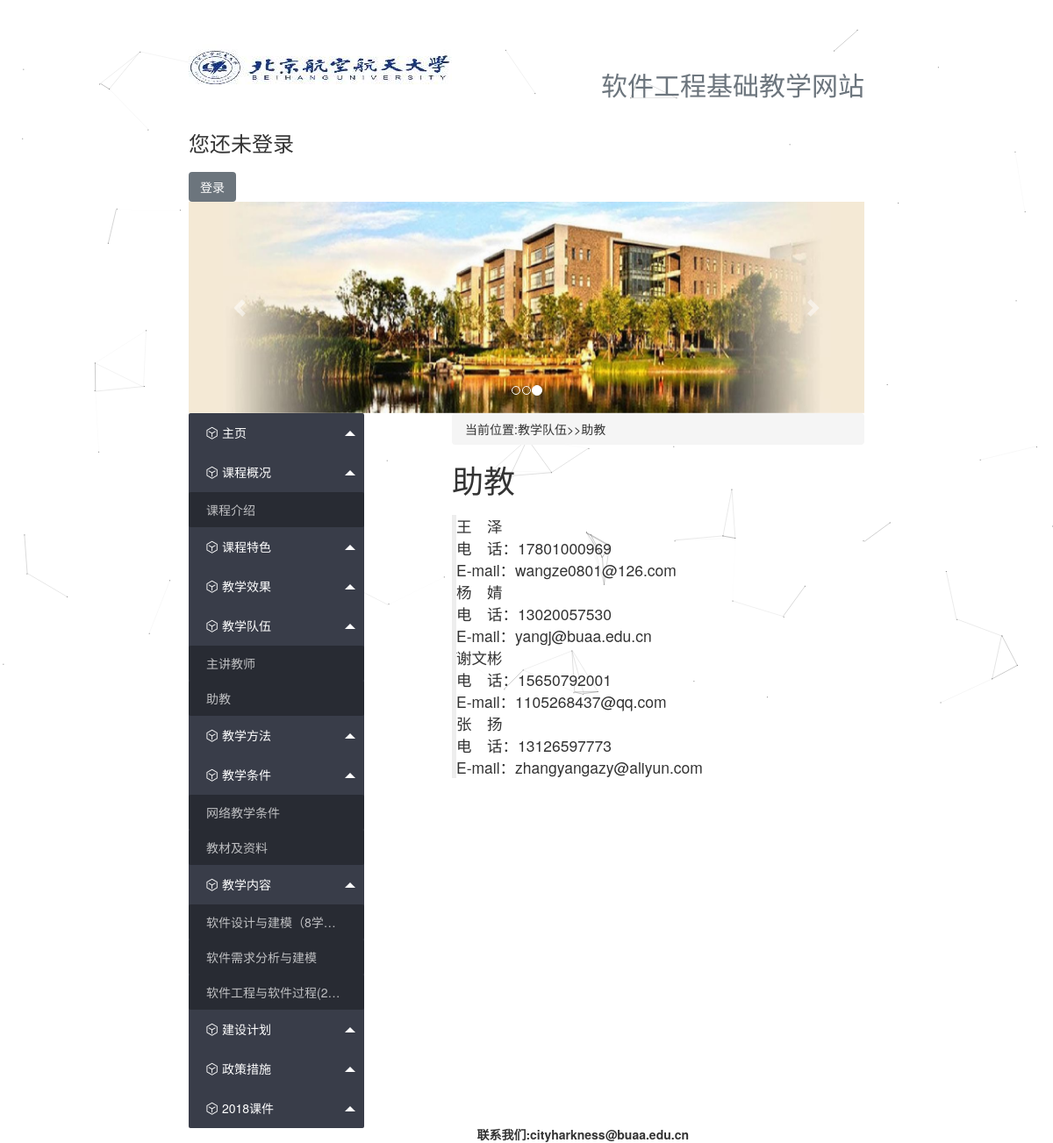
The app's page /mainview/助教 with its own data.
### app1/models.py (models this page shows, shortened)
class Category(models.Model):
    name = models.CharField(max_length=40, verbose_name=u'名称')
    parent = models.ForeignKey('self', default=None, blank=True, null=True,
                               verbose_name=u'上级分类', on_delete=models.CASCADE)
    href = models.CharField(max_length=200, verbose_name=u'链接', blank=True, null=True)
    rank = models.IntegerField(default=0, verbose_name=u'排序')
    status = models.IntegerField(default=0, choices=STATUS.items(), verbose_name=u'状态')
    create_time = models.DateTimeField(u'创建时间', auto_now_add=True)
    class Meta:
        verbose_name_plural = verbose_name = u'分类'
        ordering = ['rank', '-create_time']
    def __unicode__(self):
        if self.parent:
            return '%s>>%s' % (self.parent, self.name)
        else:
            return '%s' % (self.name)
    __str__ = __unicode__

class Article(models.Model):
    text_type_choices = {
        ('h5', 'HTML5'),
        ('md', 'markdown'),
    }
    author = models.ForeignKey(settings.AUTH_USER_MODEL, verbose_name=u'作者', on_delete=models.CASCADE)
    category = models.ForeignKey(Category, verbose_name=u'分类', on_delete=models.CASCADE)
    title = models.CharField(max_length=100, verbose_name=u'标题')
    en_title = models.CharField(max_length=100, verbose_name=u'英文标题')
    img = models.CharField(max_length=200,
                           default='/static/img/article/default.jpg')
    tags = models.CharField(max_length=200, null=True, blank=True,
                            verbose_name=u'标签', help_text=u'用逗号分隔')
    content = models.TextField(verbose_name=u'正文')
    rank = models.IntegerField(default=0, verbose_name=u'排序')
    status = models.IntegerField(default=0, choices=STATUS.items(),
                                 verbose_name='状态')
    pub_time = models.DateTimeField(default=False, verbose_name=u'发布时间')
    create_time = models.DateTimeField(u'创建时间', auto_now_add=True)
    update_time = models.DateTimeField(u'更新时间', auto_now=True)
    url = models.CharField(max_length=200, verbose_name=u'链接', blank=True)
    text_type = models.CharField(max_length=10, verbose_name=u'正文文本类型', choices=text_type_choices, default='md')
    class Meta:
        verbose_name_plural = verbose_name = u'文章'
        ordering = ['rank', '-pub_time', '-create_time']
    def __unicode__(self):
        return self.title
    __str__ = __unicode__

### app1/views.py (the view)
# urls.py: path('', views.mainview, name='index'),
def mainview(request, param1='课程介绍'):
    article_list = Article.objects.filter(title=param1)
    if len(article_list) == 0:
        return HttpResponseNotFound("<h1>Page not found</h1></br><a href='课程概况'>点击这里返回主页")
    article = article_list[0]
    article_path = "当前位置:"+str(article.category)+">>"+article.title
    context = {'param1': param1,
               'path': article_path,
               }
    if article.text_type == 'md':
        article_body = mark_safe(markdown.markdown(article.content,
                                        extensions=[
                                            'markdown.extensions.extra',
                                            'markdown.extensions.codehilite',
                                            'markdown.extensions.toc',
                                        ]))
    else:
        '''正文文本是h5语法'''
        context['h5'] = 'Yes'
        article_body = article.content
    context['content'] = article_body
    catogary_list = Category.objects.all()
    directory = []
    Bars = []
    for q in catogary_list:
        if not q.parent:
            directory.append(q)
    cnt = 0
    for dir in directory:
        tmp = []
        tmp.append(dir.name)
        article_tmp = Article.objects.filter(category=dir)
        if len(article_tmp) > 0:
            for i in article_tmp:
                tmp.append(i.title)
        Bars.append(tmp)
    context['Bars'] = Bars
    return render(request, 'mainview.html', context)

### app1/templates/mainview.html
{% extends 'base.html' %}
{% block left_nav %}
    <ul class="layui-nav layui-nav-tree">
        {% for bar in Bars %}
            <li data-name="component" class="layui-nav-item layui-nav-itemed">
                <a href="javascript:;" laytips = "{{ bar.0 }}" lay-direction="2">
                    <i class="layui-icon layui-icon-component"></i>
                        <cite>{{ bar.0 }}</cite>
                    <span class="layui-nav-more"></span>
                </a>
                    {% for a1 in bar %}
                        {% if not forloop.first %}
                            <dl class="layui-nav-child">
                                <dd data-name="button">
                                    <a href="/mainview/{{ a1 }}" target="#">{{ a1 }}</a>
                                </dd>
                            </dl>
                        {%  endif %}
                    {% endfor %}
            </li>
        {% endfor %}
    </ul>
{% endblock %}
{% block content %}
<nav>
    <ol class="breadcrumb">
        {{ path }}
    </ol>
</nav>
<h1>{{  param1  }}</h1>
{% if h5 %}
    {% autoescape off %}
        {{ content }}
    {% endautoescape %}
{% else %}
    {{ content }}
{% endif %}
{% endblock %}

### app1/static/layui/css/layui.css (style rules this page uses)
h1,h2,h3,h4,h5,h6 { font-weight:400 }
.layui-btn,.layui-disabled,.layui-icon,.layui-unselect { -webkit-user-select:none;-ms-user-select:none;-moz-user-select:none }
blockquote,body,button,dd,div,dl,dt,form,h1,h2,h3,h4,h5,h6,input,li,ol,p,pre,td,textarea,th,ul { margin:0;padding:0;-webkit-tap-highlight-color:rgba(0,0,0,0) }
li { list-style:none }
body { line-height:24px;font:14px Helvetica Neue,Helvetica,PingFang SC,\5FAE\8F6F\96C5\9ED1,Tahoma,Arial,sans-serif }
a { color:#333;text-decoration:none }
a cite { font-style:normal;*cursor:pointer }
.layui-icon { font-family:layui-icon!important;font-size:16px;font-style:normal;-webkit-font-smoothing:antialiased;-moz-osx-font-smoothing:grayscale }
.layui-icon-component:before { content:"\e857" }
.layui-nav { position:relative;padding:0 20px;background-color:#393D49;color:#fff;border-radius:2px;font-size:0;box-sizing:border-box }
.layui-nav * { font-size:14px }
.layui-nav .layui-nav-item { position:relative;display:inline-block;*display:inline;*zoom:1;vertical-align:middle;line-height:60px }
.layui-nav .layui-nav-item a { display:block;padding:0 20px;color:#fff;color:rgba(255,255,255,.7);transition:all .3s;-webkit-transition:all .3s }
.layui-nav .layui-this:after,.layui-nav-bar,.layui-nav-tree .layui-nav-itemed:after { position:absolute;left:0;top:0;width:0;height:5px;background-color:#5FB878;transition:all .2s;-webkit-transition:all .2s }
.layui-nav .layui-nav-more { content:'';width:0;height:0;border-style:solid dashed dashed;border-color:#fff transparent transparent;overflow:hidden;cursor:pointer;transition:all .2s;-webkit-transition:all .2s;position:absolute;top:50%;right:3px;margin-top:-3px;border-width:6px;border-top-color:rgba(255,255,255,.7) }
.layui-nav .layui-nav-mored,.layui-nav-itemed>a .layui-nav-more { margin-top:-9px;border-style:dashed dashed solid;border-color:transparent transparent #fff }
.layui-nav-child { display:none;position:absolute;left:0;top:65px;min-width:100%;line-height:36px;padding:5px 0;box-shadow:0 2px 4px rgba(0,0,0,.12);border:1px solid #d2d2d2;background-color:#fff;z-index:100;border-radius:2px;white-space:nowrap }
.layui-nav .layui-nav-child a { color:#333 }
.layui-nav-child dd { position:relative }
.layui-nav-tree { width:200px;padding:0 }
.layui-nav-tree .layui-nav-item { display:block;width:100%;line-height:45px }
.layui-nav-tree .layui-nav-item a { position:relative;height:45px;line-height:45px;text-overflow:ellipsis;overflow:hidden;white-space:nowrap }
.layui-nav-itemed>a,.layui-nav-tree .layui-nav-title a,.layui-nav-tree .layui-nav-title a:hover { color:#fff!important }
.layui-nav-tree .layui-nav-child { position:relative;z-index:0;top:0;border:none;box-shadow:none }
.layui-nav-tree .layui-nav-child a { height:40px;line-height:40px;color:#fff;color:rgba(255,255,255,.7) }
.layui-nav-tree .layui-nav-child,.layui-nav-tree .layui-nav-child a:hover { background:0 0;color:#fff }
.layui-nav-tree .layui-nav-more { right:10px }
.layui-nav-itemed>.layui-nav-child { display:block;padding:0;background-color:rgba(0,0,0,.3)!important }

### records on screen
Category: name "主页"
Category: name "课程概况"
Article: bar "课程介绍"
Category: name "课程特色"
Category: name "教学效果"
Category: name "教学队伍"
Article: bar "主讲教师"
Article: bar "助教"
Category: name "教学方法"
Category: name "教学条件"
Article: bar "网络教学条件"
Article: bar "教材及资料"
Category: name "教学内容"
Article: bar "软件设计与建模（8学…"
Article: bar "软件需求分析与建模"
Article: bar "软件工程与软件过程(2…"
Category: name "建设计划"
Category: name "政策措施"
Category: name "2018课件"

### other values on screen
{{ path }} "当前位置:教学队伍>>助教"
{{ param1 }} "助教"
{{ content }} "王 泽 电 话：17801000969 E-mail： wangze0801@126.com 杨 婧 电 话：13020057530 E-mail： yangj@buaa.edu.cn 谢文彬 电 话：15650792001 E-mail： 1105268437@qq.com 张 扬 电 话：13126597773 E-mail： zhangyangazy@aliyun.com"
